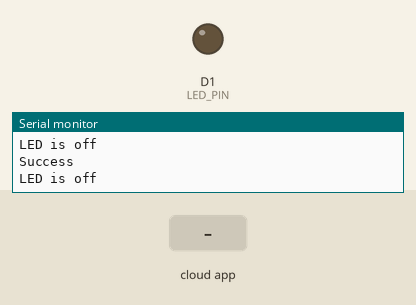
Bench run of a sketch on a simulated ESP8266 (NodeMCU). Parts: output pins drawn as LEDs (lit = HIGH), the last lines printed to the serial monitor. The inputs (shaded band) are chosen by the test bench. WiFi joins after 1.5 s; servers stay silent unless stated; the Firebase database answers and starts empty.

Above: at 2.7 s.
2.8 s: the phone or cloud app sets LED_STATUS to 1
At 4.2 s:
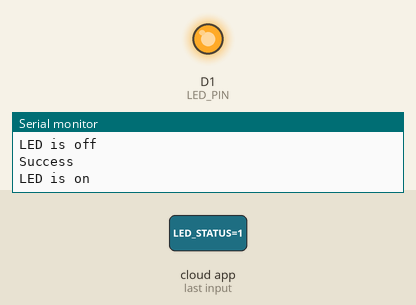
5.1 s: the phone or cloud app sets LED_STATUS to 0
At 7.0 s:
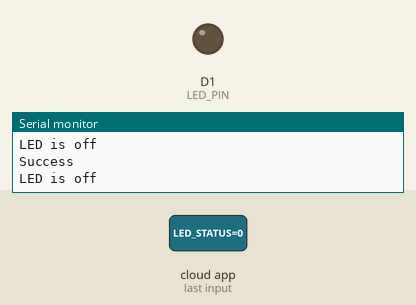
Timing chart, 0 to 8.5 s (numbered marks = the images above; inputs shaded):
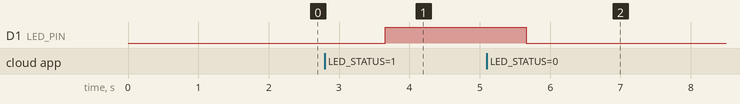

Measured:
- after the input at 2.8 s, D1 (LED_PIN): LOW → HIGH after 0.86 s
- after the input at 5.1 s, D1 (LED_PIN): HIGH → LOW after 0.56 s

The sketch:

esp8266_firebase_working.ino
```cpp
#include <ESP8266WiFi.h>
#include <Firebase_ESP_Client.h>
#include "addons/TokenHelper.h"
#include "addons/RTDBHelper.h"

#define WIFI_SSID "Galaxy A32CB54"
#define WIFI_PASSWORD "maeb6490"

#define DATABASE_URL "https://coalquip-default-rtdb.firebaseio.com/"
#define DATABASE_SECRET "ftYSsNDfAdbh6LFtYU8jiQj4eCYSEYSF04moznbn"
#define API_KEY "AIzaSyB26FTTHQBOzapURuy7S1k3g8Gbrnfg2ao"

#define LED_PIN D1

FirebaseData fbdo;
FirebaseAuth auth;
FirebaseConfig config;

unsigned long sendDataPrevMillis = 0;
bool signupOk = false;


void wifiInit() {
  // Connect to Wifi
  WiFi.begin(WIFI_SSID, WIFI_PASSWORD);

  Serial.print("Connecting");
  while (WiFi.status() != WL_CONNECTED) {
    Serial.print(".");
    delay(500);
  }

  Serial.println();
  Serial.print("Connected with IP: ");
  Serial.println(WiFi.localIP());
  Serial.println();

  WiFi.setSleepMode(WIFI_NONE_SLEEP);
}

void setup() {
  Serial.begin(115200);

  wifiInit();

  config.api_key = API_KEY;
  config.database_url = DATABASE_URL;

  if (Firebase.signUp(&config, &auth, "", "")) {
    Serial.println("Sign Up OK");
    signupOk = true;
  } else {
    Serial.println("Error");
  }

  config.token_status_callback = tokenStatusCallback;
  Firebase.begin(&config, &auth);
  Firebase.reconnectNetwork(true);

  pinMode(LED_PIN, OUTPUT);
}

int n = 0;
void loop() {
  if (Firebase.ready() && signupOk && (millis() - sendDataPrevMillis > 1000 || sendDataPrevMillis == 0)) {
    sendDataPrevMillis = millis();

    // if (Firebase.RTDB.setInt(&fbdo, "LED_STATUS", n)) {
    //   Serial.println("Success");
    // } else {
    //   Serial.println("Error");
    // }

    // n++;

    int status = Firebase.RTDB.getInt(&fbdo, "LED_STATUS");

    if (status = 1) {
      digitalWrite(LED_PIN, HIGH);
      Serial.println("Success");
      int data = fbdo.to<int>();

      if (data == 1) {
        digitalWrite(LED_PIN, HIGH);
        Serial.println("LED is on");
      } else if (data == 0) {
        digitalWrite(LED_PIN, LOW);
        Serial.println("LED is off");
      } else {
        Serial.println("Error: Value is not 0 or 1");
      }
    } else {
      digitalWrite(LED_PIN, LOW);
      Serial.println("Error");
    }
  }
}
```
